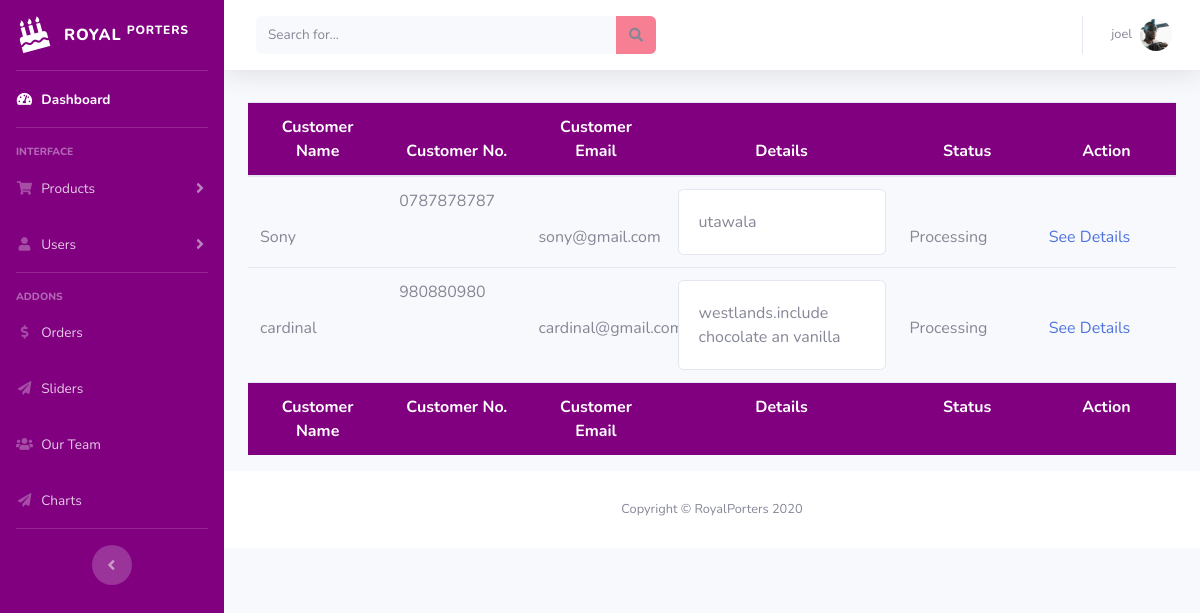
The app's page /royalporters/admin/processing.php (signed in) with its own data.
### tables this page shows
CREATE TABLE `orders` (
  `order_id` int(255) NOT NULL,
  `customer_name` varchar(255) NOT NULL,
  `customer_id` varchar(255) DEFAULT NULL,
  `customer_email` varchar(255) NOT NULL,
  `customer_number` varchar(255) NOT NULL,
  `customer_address` varchar(255) NOT NULL,
  `cart_id` int(11) NOT NULL,
  `status` varchar(100) NOT NULL DEFAULT 'Pending'
);

### royalporters/admin/processing.php (the view, shortened to what this page needs)
<?php
include("../db.php");
$sql = "SELECT * FROM orders WHERE status = 'Processing'";
$result = mysqli_query($con, $sql);
?>
<!DOCTYPE html>
<html lang="en">
<head>
  <link href="vendor/fontawesome-free/css/all.min.css" rel="stylesheet" type="text/css">
  <link href="css/sb-admin-2.min.css" rel="stylesheet">
  <link rel="stylesheet" href="https://cdn.datatables.net/1.10.20/css/dataTables.bootstrap4.min.css"></link>
</head>
<body id="page-top">
  <div id="wrapper">
    <ul class="navbar-nav sidebar sidebar-dark accordion" id="accordionSidebar" style="background-color: purple">
      <a class="sidebar-brand d-flex align-items-center justify-content-center" href="index.html">
        <div class="sidebar-brand-icon rotate-n-15">
          <i class="fas fa-birthday-cake"></i>
        </div>
        <div class="sidebar-brand-text mx-3">ROYAL <sup>PORTERS</sup></div>
      </a>
      <hr class="sidebar-divider my-0">
      <li class="nav-item active">
        <a class="nav-link" href="<?= BASEURL ?>admin/index_admin.php">
          <i class="fas fa-fw fa-tachometer-alt"></i>
          <span>Dashboard</span></a>
      </li>
      <hr class="sidebar-divider">
      <div class="sidebar-heading">
        Interface
      </div>
      <li class="nav-item">
        <a class="nav-link collapsed" href="#" data-toggle="collapse" data-target="#collapseTwo" aria-expanded="true" aria-controls="collapseTwo">
          <i class="fas fa-fw fa-shopping-cart"></i>
          <span>Products</span>
        </a>
      </li>
      <li class="nav-item">
        <a class="nav-link collapsed" href="#" data-toggle="collapse" data-target="#collapseUtilities" aria-expanded="true" aria-controls="collapseUtilities">
          <i class="fas fa-fw fa-user"></i>
          <span>Users</span>
        </a>
      </li>
      <hr class="sidebar-divider">
      <div class="sidebar-heading">
        Addons
      </div>
      <li class="nav-item">
        <a class="nav-link" href="<?= BASEURL ?>admin/orders.php">
          <i class="fas fa-fw fa-dollar-sign"></i>
          <span>Orders</span></a>
      </li>
      <li class="nav-item">
        <a class="nav-link" href="<?= BASEURL ?>admin/slider.php">
          <i class="fas fa-fw fa-paper-plane"></i>
          <span>Sliders</span></a>
      </li>
      <li class="nav-item">
        <a class="nav-link" href="<?= BASEURL ?>admin/ourteam.php">
          <i class="fas fa-fw fa-users"></i>
          <span>Our Team</span></a>
      </li>
      <li class="nav-item">
        <a class="nav-link" href="<?= BASEURL ?>admin/charts.php">
          <i class="fas fa-fw fa-paper-plane"></i>
          <span>Charts</span></a>
      </li>
      <hr class="sidebar-divider d-none d-md-block">
      <div class="text-center d-none d-md-inline">
        <button class="rounded-circle border-0" id="sidebarToggle"></button>
      </div>
    </ul>
    <div id="content-wrapper" class="d-flex flex-column">
        <div id="content">
        <nav class="navbar navbar-expand navbar-light bg-white topbar mb-4 static-top shadow">
          <form class="d-none d-sm-inline-block form-inline mr-auto ml-md-3 my-2 my-md-0 mw-100 navbar-search">
            <div class="input-group">
              <input type="text" class="form-control bg-light border-0 small" placeholder="Search for..." aria-label="Search" aria-describedby="basic-addon2">
              <div class="input-group-append">
                <button class="btn" type="button" style="background-color: #f67f93">
                  <i class="fas fa-search fa-sm"></i>
                </button>
              </div>
            </div>
          </form>
          <ul class="navbar-nav ml-auto">
            <li class="nav-item dropdown no-arrow">
              <a class="nav-link dropdown-toggle" href="#" id="userDropdown" role="button" data-toggle="dropdown" aria-haspopup="true" aria-expanded="false">
                <span class="mr-2 d-none d-lg-inline text-gray-600 small"><?= $_SESSION['username']; ?></span>
                <img class="img-profile rounded-circle" src="../img/me4.jpg">
              </a>
            </li>
          </ul>
        </nav>
<div class="container-fluid">
        <div class="row">
            <div class="col-md-12">
    <div class="table table-responsive">
        <table id="mytable" class="display" style="width:100%;table-layout:fixed;">
        <thead class="text-center" style="background-color: purple;color: white">
            <tr>
                <th style="width:15%;">Customer Name</th>
                <th style="width:15%">Customer No.</th>
                <th style="width:15%">Customer Email</th>
                <th style="width:25%">Details</th>
                <th style="width:15%">Status</th>
                <th style="width:15%">Action</th>
            </tr>
        </thead>
        <tbody>
          <?php
              while($row = mysqli_fetch_array($result)) {
          ?>
            <tr>
                <td class="pt-5"><?= $row['customer_name'] ?></td>
                <td><?= $row['customer_number'] ?></td>
                <td class="pt-5"><?= $row['customer_email'] ?></td>
                <td style="overflow:hidden">
                <div class="card card-body">
                    <?= $row['customer_address']; ?>
                </div>
                </td>
                <td class="pt-5"><?= $row['status'] ?></td>
                <td class="pt-5"><a href="<?= BASEURL . 'admin/orders/order_details.php?id=' . $row['order_id'] ?>">See Details</td>
            </tr>
            <?php
          }
            ?>
        </tbody>
        <tfoot class="text-center" style="background-color: purple;color: white">
            <tr>
                <th style="width:15%;">Customer Name</th>
                <th style="width:15%">Customer No.</th>
                <th style="width:15%">Customer Email</th>
                <th style="width:25%">Details</th>
                <th style="width:15%">Status</th>
                <th style="width:15%">Action</th>
            </tr>
        </tfoot>
    </table>
  </div>
            </div>
      </div>
    </div>
    <footer class="sticky-footer bg-white">
    <?php include("footer_admin.php"); ?>

### records on screen
orders: customer_name "Sony", customer_number "0787878787", customer_email "sony@gmail.com", customer_address "utawala", status "Processing"
orders: customer_name "cardinal", customer_number "980880980", customer_email "cardinal@gmail.com", customer_address "westlands.include chocolate an vanilla", status "Processing"

### other values on screen
$_SESSION['username'] "joel"
